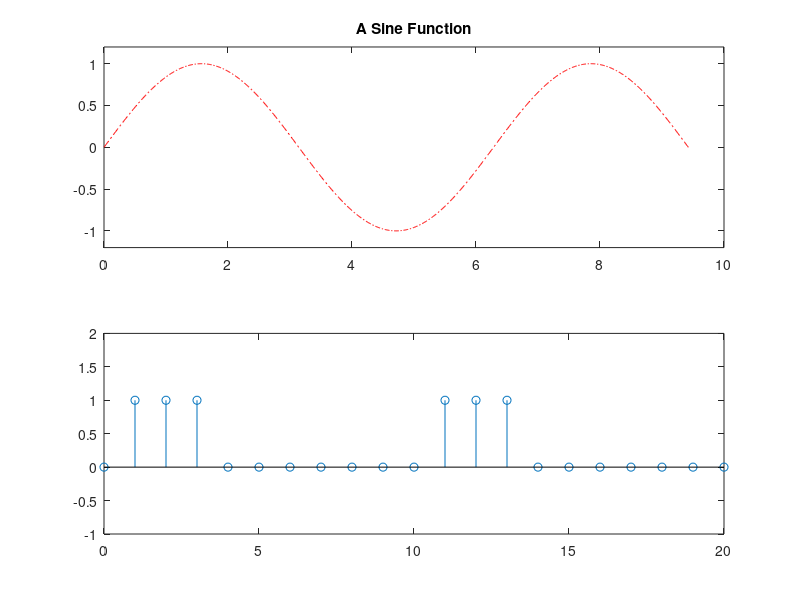

The MATLAB script that drew this image:
%% Roll No. 2023112005
%% Lab1: MATLAB BASICS - All different files/codes are put into this file.
% First creating the x-axis, from 0 to 3*pi with 1000 equidistant data
% points
x = linspace(0,3*pi,1000);
y = sin(x);

subplot(2,1,1);
plot(x,y,'-.r');
title('A Sine Function');
ylim([-1.2,1.2]);

x2 = linspace(0,3*pi,20);
y2 = sin(x2);
subplot(2,1,2);
stem(x2,y2);
title('A Sine Stem Plot');
ylim([-1.2,1.2]);

%% Plotting multiple sine waves
x3 = linspace(0,3*pi,10000);
x3=x3';
T = [x3 2*x3 3*x3 4*x3 5*x3];
y3 = sin(T);

plot(x3,y3);
grid on;
title('Sine Functions');
ylim([-1.2,1.2]);

%% Plotting square wave with 30% duty cycle
sqw = [0, ones(1,3), zeros(1,7), ones(1,3), zeros(1,7)];
x_axis = 0:20;
stem(x_axis,sqw);
ylim([-1,2]);




